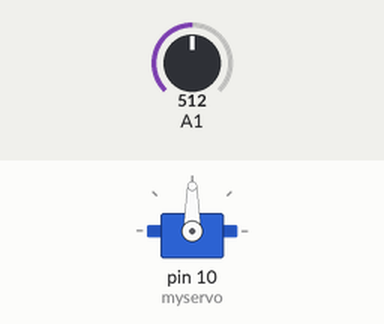
Recording of a sketch running on a simulated Arduino Uno, built with avr-gcc and run on an emulated ATmega328P. Shown: servo. The inputs (shaded band) are chosen by the test bench; at power-on: A1 = 512. What the sketch prints to the serial monitor is not drawn.

Above: at 3.2 s.
3.3 s: A1 set to 716
At 4.1 s:
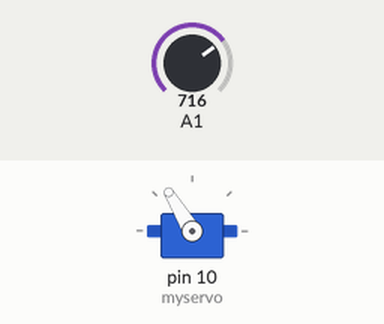
4.8 s: A1 set to 900
At 5.3 s:
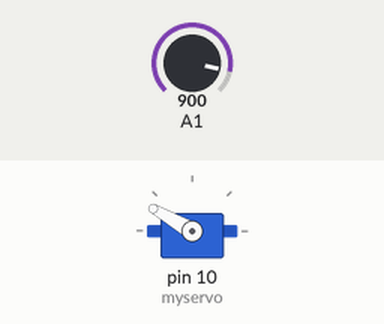
6.3 s: A1 set to 1023
At 7.5 s:
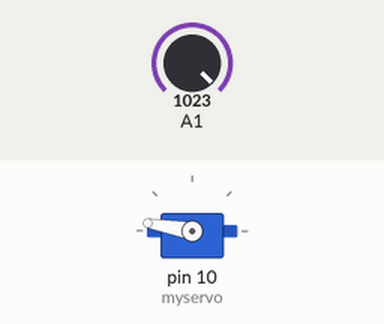
7.8 s: A1 set to 306
At 8.8 s:
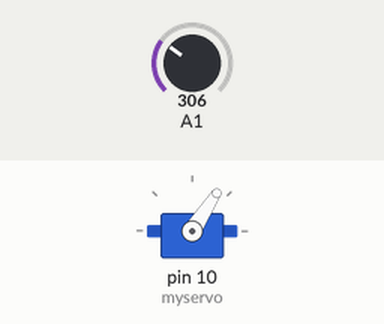
9.3 s: A1 set to 160
At 9.8 s:
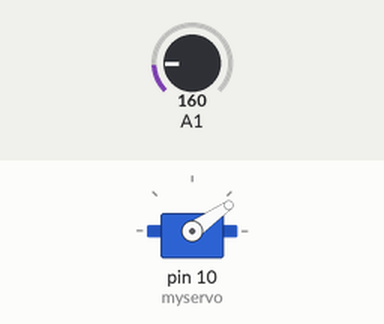
10.8 s: A1 set to 50
At 12.1 s:
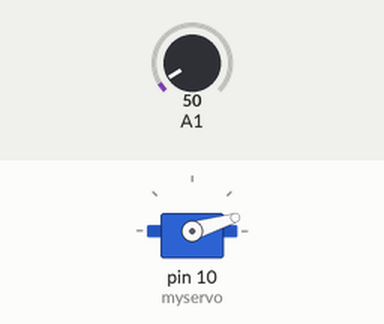
Timing chart, 0 to 13.3 s (numbered marks = the images above; inputs shaded):
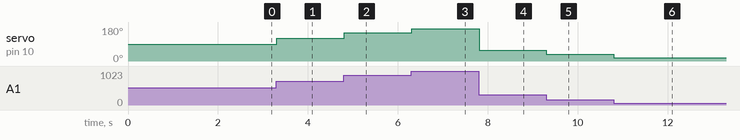

The sketch:

motor.ino
```cpp
#include <Servo.h>;

Servo myservo;
int motorPos = 0;
int pot = 0;
void setup() {

  Serial.begin(9600);

  myservo.attach(10);

  pot = analogRead(A1);

  delay(2000);

  // put your setup code here, to run once:

}

void loop() {
//motorTrigger();
pot = analogRead(A1);
pot = map(pot,0,1023,10,170);
Serial.println(pot);
myservo.write(pot);

}


void motorPot(){

}

void motorTrigger()
{

    for(motorPos = 170; motorPos>=60; motorPos-=10)     // goes from 180 degrees to 0 degrees
  {
    myservo.write(motorPos);              // tell servo to go to position in variable 'pos'
    delay(5);
    //Serial.println(motorPos);    // waits 15ms for the servo to reach the position
}

  for(motorPos = 60; motorPos < 170; motorPos += 10)  // goes from 10 degrees to 170 degrees
  {                                  // in steps of 1 degree
    myservo.write(motorPos);     // tell servo to go to position in variable 'pos'
    delay(5);              // waits 15ms for the servo to reach the position
    //Serial.println(motorPos);
}


}
```

Measured:
- after the input at 3.3 s, servo on pin 10 (myservo): 90° → 121° at once
- after the input at 4.8 s, servo on pin 10 (myservo): 121° → 150° at once
- after the input at 6.3 s, servo on pin 10 (myservo): 150° → 170° at once
- after the input at 7.8 s, servo on pin 10 (myservo): 170° → 57° at once
- after the input at 9.3 s, servo on pin 10 (myservo): 57° → 35° at once
- after the input at 10.8 s, servo on pin 10 (myservo): 35° → 17° at once
